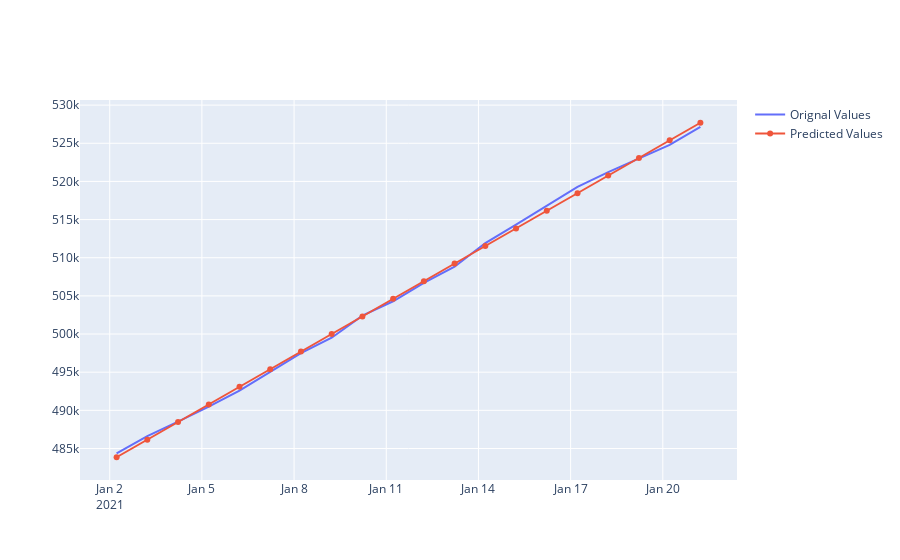

The cell this chart's notebook holds for it:
### Code cell
y_new = model.predict(x)
training_data["predicted_values"] = y_new
fig = go.Figure()

fig = go.Figure()
fig.add_trace(go.Scatter(x=training_data["Date"], y=training_data["Total Number of Cases"],
                        mode='lines', name='Orignal Values'))
fig.add_trace(go.Scatter(x=training_data["Date"], y=training_data["predicted_values"],
                        mode='lines+markers', name='Predicted Values'))
